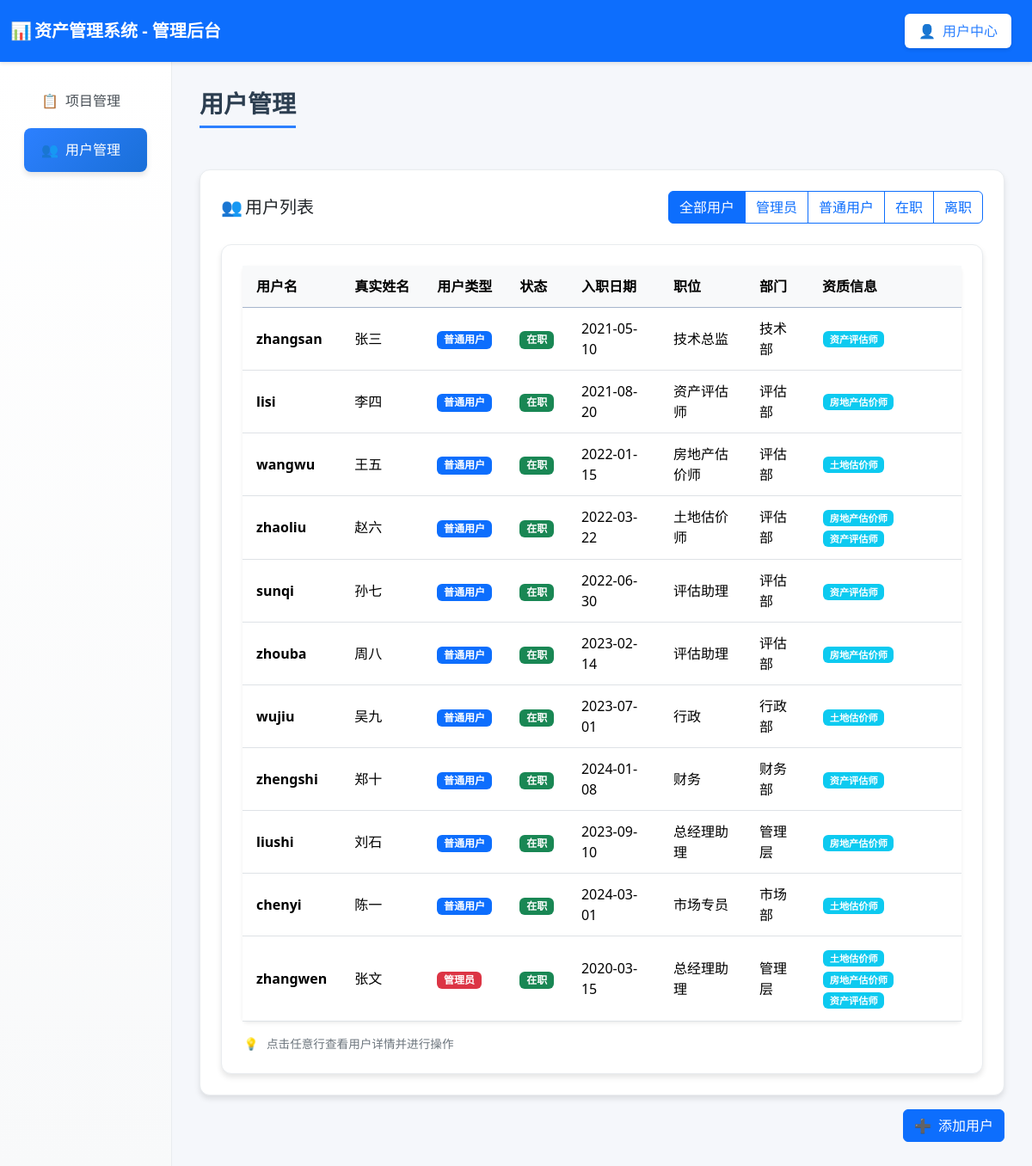
/user_manager (signed in), run on an earlier commit of the app's database.
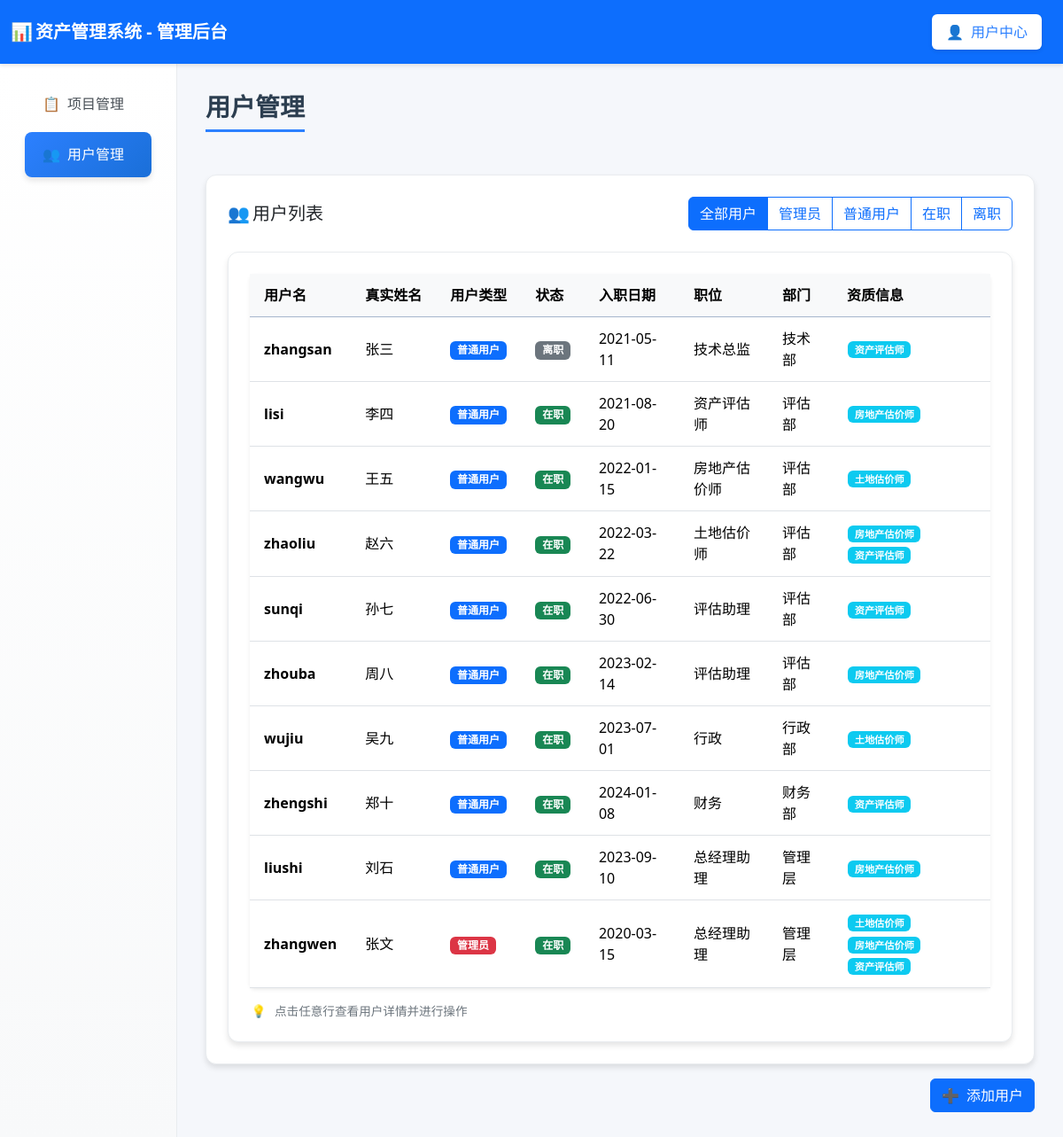
And on a later commit of the database.
### tables this page shows
CREATE TABLE users (
        id INTEGER PRIMARY KEY AUTOINCREMENT,
        username TEXT UNIQUE,
        realname TEXT,
        user_type TEXT,
        password TEXT,
        phone TEXT,
        email TEXT,
        hire_date TEXT,
        education TEXT,
        position TEXT,
        department TEXT,
        status TEXT DEFAULT 'active',  -- active-在职, inactive-离职
        create_time TEXT DEFAULT CURRENT_TIMESTAMP,
        update_time TEXT DEFAULT CURRENT_TIMESTAMP
    );

CREATE TABLE user_qualifications (
        id INTEGER PRIMARY KEY AUTOINCREMENT,
        username TEXT NOT NULL,
        qualification_type TEXT NOT NULL,
        qualification_number TEXT,
        issue_date TEXT,
        expiry_date TEXT,
        issue_authority TEXT,
        FOREIGN KEY (username) REFERENCES users (username),
        UNIQUE(username, qualification_type)
    );

### routes/user_routes.py (the view)
@router.get("/user_manager", response_class=HTMLResponse)
async def user_manager(
    request: Request,
    user: dict = Depends(login_required),
    db: sqlite3.Connection = Depends(get_db)
):
    if user.get("user_type") != "admin":
        return RedirectResponse(url="/user_dashboard")
    try:
        users = await user_service.get_all_users(db)
        for user_item in users:
            user_item["qualifications"] = await user_service.get_user_qualifications(user_item["username"], db)
        return templates.TemplateResponse("user_manager.html", {
            "request": request,
            "user": user,
            "users": users,
            "current_user": user["username"]
        })
    except Exception as e:
        return templates.TemplateResponse("user_manager.html", {
            "request": request,
            "user": user,
            "users": [],
            "current_user": user["username"],
            "error": str(e)
        })

### templates/user_manager.html (shortened to what this page needs)
<!DOCTYPE html>
<html lang="zh-CN">
<head>
  <link href="https://cdn.jsdelivr.net/npm/bootstrap@5.3.2/dist/css/bootstrap.min.css" rel="stylesheet">
  <link rel="stylesheet"
    href="https://cdnjs.cloudflare.com/ajax/libs/bootstrap-icons/1.11.0/font/bootstrap-icons.min.css">
</head>
<body>
  <nav class="navbar navbar-dark bg-primary">
    <div class="container-fluid">
      <span class="navbar-brand mb-0 h1 fw-bold">
        <span class="fallback-icon">📊</span>资产管理系统 - 管理后台
      </span>
      <ul class="navbar-nav ms-auto">
        <li class="nav-item">
          <a class="nav-link user-center" href="/user_dashboard">
            <span class="fallback-icon">👤</span>用户中心
          </a>
        </li>
      </ul>
    </div>
  </nav>
  <div class="container-fluid">
    <div class="row">
      <div class="col-md-3 col-lg-2 sidebar">
        <nav class="nav flex-column p-3">
          <a class="nav-link" href="/admin_projects">
            <span class="fallback-icon">📋</span>项目管理
          </a>
          <a class="nav-link active" href="/user_manager">
            <span class="fallback-icon">👥</span>用户管理
          </a>
        </nav>
      </div>
      <div class="col-md-9 col-lg-10 main-content">
        <h3 class="page-title">用户管理</h3>
        <div class="table-container">
          <div class="table-header">
            <h5 class="mb-0"><span class="fallback-icon">👥</span>用户列表</h5>
            <div class="filter-controls">
              <div class="btn-group" role="group">
                <label class="btn btn-outline-primary" for="allUsers">全部用户</label>
                <label class="btn btn-outline-primary" for="adminUsers">管理员</label>
                <label class="btn btn-outline-primary" for="normalUsers">普通用户</label>
                <label class="btn btn-outline-primary" for="activeUsers">在职</label>
                <label class="btn btn-outline-primary" for="inactiveUsers">离职</label>
              </div>
            </div>
          </div>
          {% if users %}
          <div class="table-container">
            <table class="table table-hover bg-white rounded shadow-sm">
              <thead class="table-primary">
                <tr>
                  <th>用户名</th>
                  <th>真实姓名</th>
                  <th>用户类型</th>
                  <th>状态</th>
                  <th>入职日期</th>
                  <th>职位</th>
                  <th>部门</th>
                  <th>资质信息</th>
                </tr>
              </thead>
              <tbody id="usersTableBody">
                {% for user in users %}
                <tr data-user-type="{{ user.user_type }}" data-user-status="{{ user.status }}"
                  onclick="viewUserDetail('{{ user.username }}')">
                  <td>
                    <strong>{{ user.username }}</strong>
                  </td>
                  <td>
                    {% if user.realname %}
                    {{ user.realname }}
                    {% else %}
                    <span class="text-muted">未设置</span>
                    {% endif %}
                  </td>
                  <td>
                    {% if user.user_type == 'admin' %}
                    <span class="badge user-type-badge user-type-admin">管理员</span>
                    {% else %}
                    <span class="badge user-type-badge user-type-user">普通用户</span>
                    {% endif %}
                  </td>
                  <td>
                    {% if user.status == 'active' %}
                    <span class="badge status-badge status-active">在职</span>
                    {% else %}
                    <span class="badge status-badge status-inactive">离职</span>
                    {% endif %}
                  </td>
                  <td>
                    {% if user.hire_date %}
                    {{ user.hire_date }}
                    {% else %}
                    <span class="text-muted">未设置</span>
                    {% endif %}
                  </td>
                  <td>
                    {% if user.position %}
                    {{ user.position }}
                    {% else %}
                    <span class="text-muted">未设置</span>
                    {% endif %}
                  </td>
                  <td>
                    {% if user.department %}
                    {{ user.department }}
                    {% else %}
                    <span class="text-muted">未设置</span>
                    {% endif %}
                  </td>
                  <td>
                    <div class="qualifications-container">
                      {% if user.qualifications %}
                      {% for qual in user.qualifications %}
                      <span class="badge bg-info qualification-badge"
                        title="{{ qual.qualification_type }} - {{ qual.qualification_number }} ({{ qual.issue_date }} 至 {{ qual.expiry_date }})">
                        {{ qual.qualification_type }}
                      </span>
                      {% endfor %}
                      {% else %}
                      <span class="text-muted">无资质</span>
                      {% endif %}
                    </div>
                  </td>
                </tr>
                {% endfor %}
              </tbody>
            </table>
            <div class="click-hint">
              <span class="fallback-icon">💡</span>点击任意行查看用户详情并进行操作
            </div>
          </div>
          {% else %}
          <div class="alert alert-info text-center">
            <h5><span class="fallback-icon">👥</span>暂无用户</h5>
            <p class="mb-0">当前系统中还没有任何用户。</p>
          </div>
          {% endif %}
        </div>
        <div class="mt-3 text-end">
          <button class="btn btn-primary" onclick="addUser()">
            <span class="fallback-icon">➕</span>添加用户
          </button>
        </div>
      </div>
    </div>
  </div>
</body>
</html>

### templates/user_manager.html (style rules this page uses)
:root { --primary-color: #2c80ff; --secondary-color: #6c757d; --success-color: #28a745; --warning-color: #ffc107; --info-color: #17a2b8; --light-bg: #f5f7fb; --card-shadow: 0 4px 6px rgba(0, 0, 0, 0.1); --hover-shadow: 0 8px 15px rgba(0, 0, 0, 0.15); }
body { background-color: var(--light-bg); font-family: 'Segoe UI', Tahoma, Geneva, Verdana, sans-serif; }
.navbar { box-shadow: 0 2px 4px rgba(0, 0, 0, 0.1); padding: 0.8rem 0; }
.sidebar { background: linear-gradient(180deg, #ffffff 0%, #f8f9fa 100%); min-height: calc(100vh - 76px); box-shadow: 2px 0 10px rgba(0, 0, 0, 0.08); border-right: 1px solid #e9ecef; padding: 0; }
.nav-link { color: #495057; padding: 0.85rem 1.25rem; border-radius: 0.5rem; margin: 0.2rem 0.75rem; transition: all 0.3s ease; font-weight: 500; border: none; }
.nav-link.active { background: linear-gradient(135deg, var(--primary-color), #1a6fd8); color: white; box-shadow: var(--card-shadow); }
.main-content { padding: 2rem; background-color: var(--light-bg); }
.page-title { color: #2c3e50; font-weight: 700; margin-bottom: 1.5rem; padding-bottom: 0.5rem; border-bottom: 3px solid var(--primary-color); display: inline-block; }
.table-container { background: white; border-radius: 12px; padding: 1.5rem; box-shadow: var(--card-shadow); border: 1px solid #e9ecef; margin-top: 1.5rem; }
.table-header { display: flex; justify-content: space-between; align-items: center; margin-bottom: 1.5rem; flex-wrap: wrap; gap: 1rem; }
.filter-controls { display: flex; gap: 1rem; align-items: center; flex-wrap: wrap; }
table.table tbody tr { transition: background-color 0.2s ease; cursor: pointer; }
.user-type-badge { font-size: 0.75rem; padding: 0.35em 0.65em; }
.user-type-admin { background-color: #dc3545; color: white; }
.user-type-user { background-color: #0d6efd; color: white; }
.table th { white-space: nowrap; overflow: hidden; text-overflow: ellipsis; vertical-align: middle; padding: 12px 16px; background-color: #f8f9fa; }
.table td { vertical-align: middle; padding: 12px 16px; }
.table-container { width: 100%; overflow-x: auto; }
.fallback-icon { display: inline-block; width: 20px; text-align: center; margin-right: 8px; }
.navbar-nav .nav-link.user-center { background-color: white; color: var(--primary-color) !important; padding: 0.5rem 1rem; border-radius: 0.375rem; transition: all 0.2s ease; font-weight: 500; box-shadow: 0 2px 4px rgba(0, 0, 0, 0.1); margin-left: 0.5rem; }
.status-badge { font-size: 0.75rem; padding: 0.35em 0.65em; }
.status-active { background-color: #198754; color: white; }
.status-inactive { background-color: #6c757d; color: white; }
.qualification-badge { font-size: 0.7rem; margin: 0.1rem; display: inline-block; }
.qualifications-container { max-width: 200px; }
.table th:nth-child(8), .table td:nth-child(8) { min-width: 150px; max-width: 200px; }
.click-hint { color: #6c757d; font-size: 0.85rem; margin-top: 0.5rem; }

What changed in the data, as far as the page shows it:
removed users: username "chenyi", realname "陈一", user_type "普通用户", status "在职", hire_date "2024-03-01", position "市场专员", department "市场部"
removed user_qualifications: qualification_type "土地估价师", shown under "chenyi"
changed users "zhangsan": hire_date "2021-05-10" → "2021-05-11"; status "在职" → "离职"
